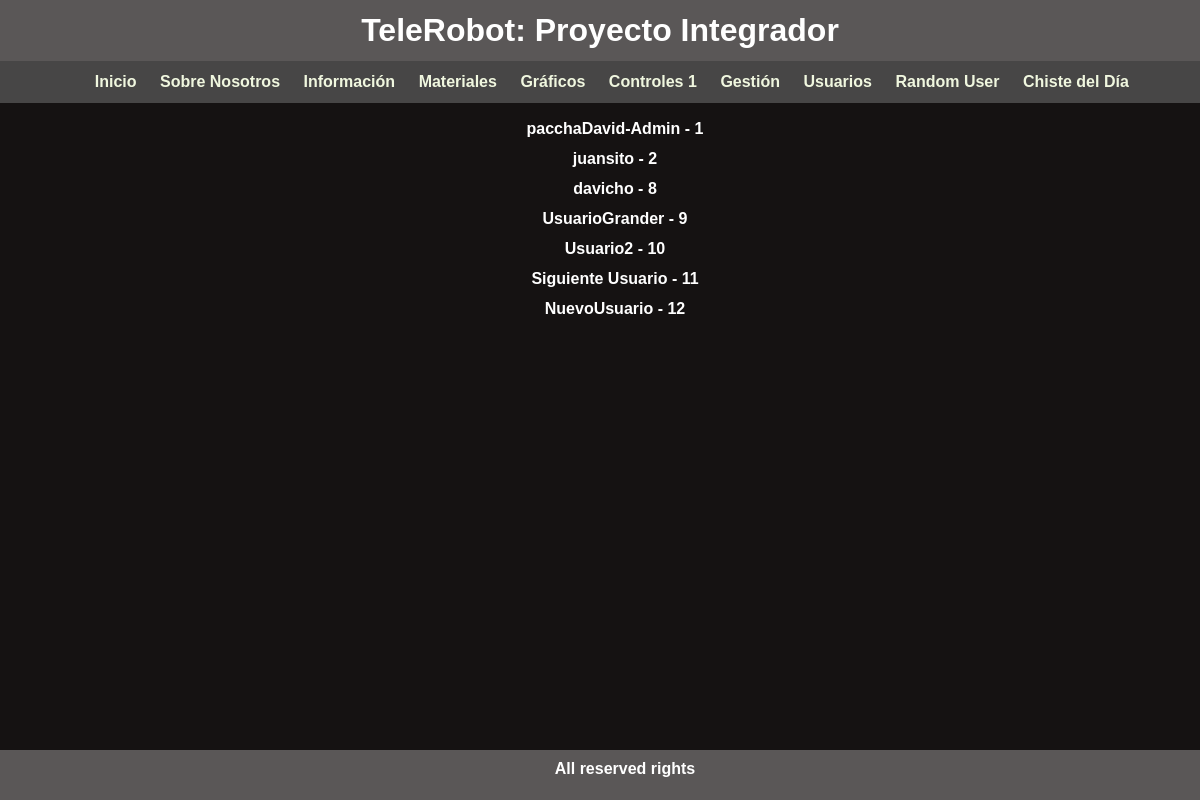
Before: /users/ with the older database file.
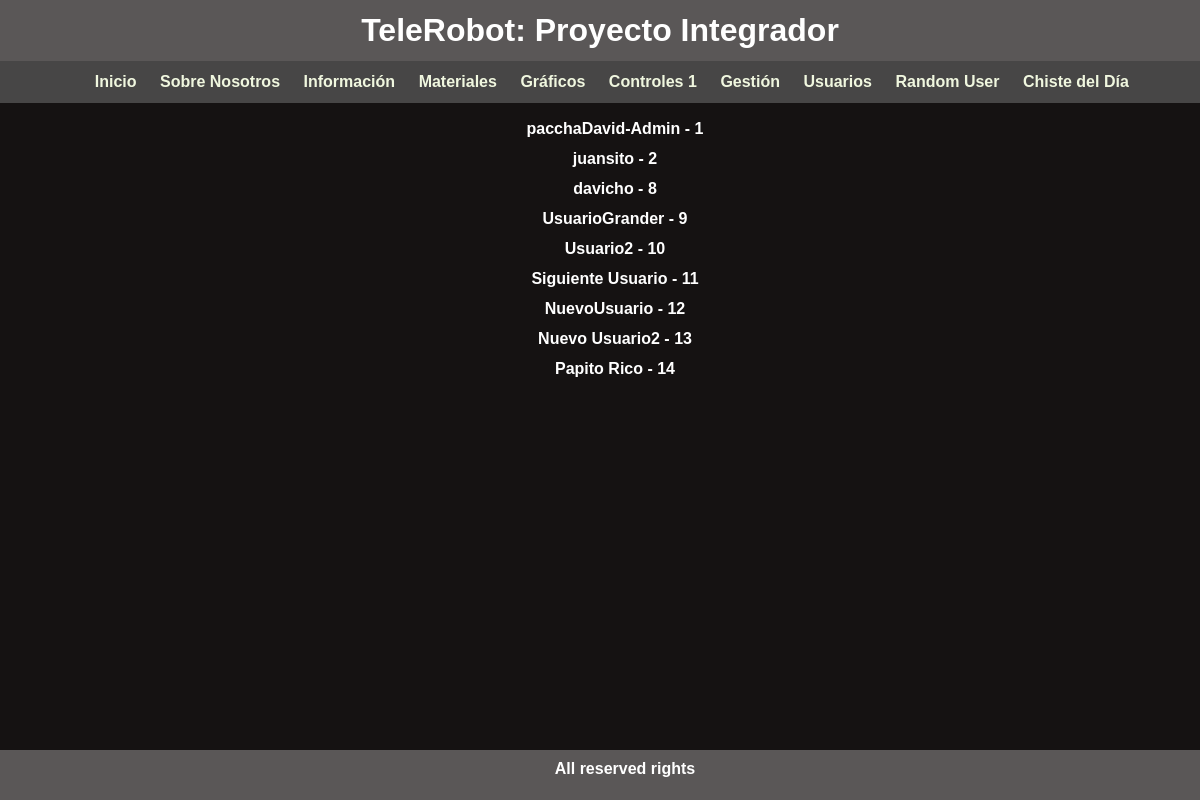
After: the same page with the newer database file.
### gestionBrazoRobotico/models.py (models this page shows, shortened)
class Usuario(models.Model):
    username = models.CharField(max_length=50)
    password = models.CharField(max_length=50)
    key = models.CharField(max_length=5)

### gestionBrazoRobotico/views.py (the view)
# urls.py: path('users/',views.usuarios,name='usuarios'),
def usuarios(request):
    usuarios = list(Usuario.objects.all())
    return render(request,'principal/users.html',{
        'users' : usuarios
    })

### gestionBrazoRobotico/templates/principal/users.html (shortened to what this page needs)
{% extends 'layouts/base.html' %}
{% load static %}
{% block styles %}
  <link rel="stylesheet" href="{% static 'css/users.css' %}">
{% endblock %}
{% block content %}
  {% for user in users %}
    <p>{{user.username}} - {{user.id}} </p>
  {% endfor %}
{% endblock %}

### gestionBrazoRobotico/templates/layouts/base.html (shortened to what this page needs)
{% load static %}
<!DOCTYPE html>
<html lang="en">
<head>
  <link rel="stylesheet" href="{% static 'css/styles.css' %}">
  {% block styles %}{% endblock %}
</head>
<body>
  <header>
    <h1>TeleRobot: Proyecto Integrador</h1>
    <nav>
      <ul>
        <li><a href="{% url 'home' %}">Inicio</a></li>
        <li><a href="{% url 'about_us' %}">Sobre Nosotros</a></li>
        <li><a href="{% url 'info' %}">Información</a></li>
        <li><a href="{% url 'materials' %}">Materiales</a></li>
        <li><a href="{% url 'graphics' %}">Gráficos</a></li>
        <li><a href="{% url 'controls' %}">Controles 1</a></li>
        <li><a href="{% url 'gestion' %}">Gestión</a></li>
        <li><a href="{% url 'usuarios' %}">Usuarios</a></li>
        <li><a href="{% url 'randomuser' %}">Random User</a></li>
        <li><a href="{% url 'chiste_del_dia' %}">Chiste del Día</a></li>
      </ul>
    </nav>
  </header>
  <main>
    {% block content%}{% endblock %}
  </main>
  <footer>
    <p>All reserved rights</p>
  </footer>
</body>
</html>

### gestionBrazoRobotico/static/css/styles.css (style rules this page uses)
* { margin: 0; padding: 0; }
header { text-align: center; font-family: Arial, Helvetica, sans-serif; font-weight: bolder; width: 100%; position: fixed; display:inline-block; top: 0; }
h1 { padding: 1%; color: white; background: rgb(90, 87, 87); }
nav { padding: 12px; background: rgb(71, 70, 70); }
nav ul { display:flex; justify-content: center; }
nav ul li { list-style-type: none; margin-left: 2%; transition: transform 0.3s ease; }
nav ul li a { text-decoration: none; color: rgb(240, 247, 223); }
footer { width: 100%; text-align: center; color: white; background: rgb(90, 87, 87); padding: 10px; }

### gestionBrazoRobotico/static/css/users.css (style rules this page uses)
main { margin-top: 2%; padding-top: 8%; }
body { background-color: rgb(21, 18, 18); }
footer { bottom: 0; position:absolute; }
p { font-family: Arial, Helvetica, sans-serif; color:white; font-weight: bold; margin-left: 30px; margin-bottom: 12px; text-align: center; }

Changed rows visible on the page:
added Usuario: username "Nuevo Usuario2", id "13"
added Usuario: username "Papito Rico", id "14"
